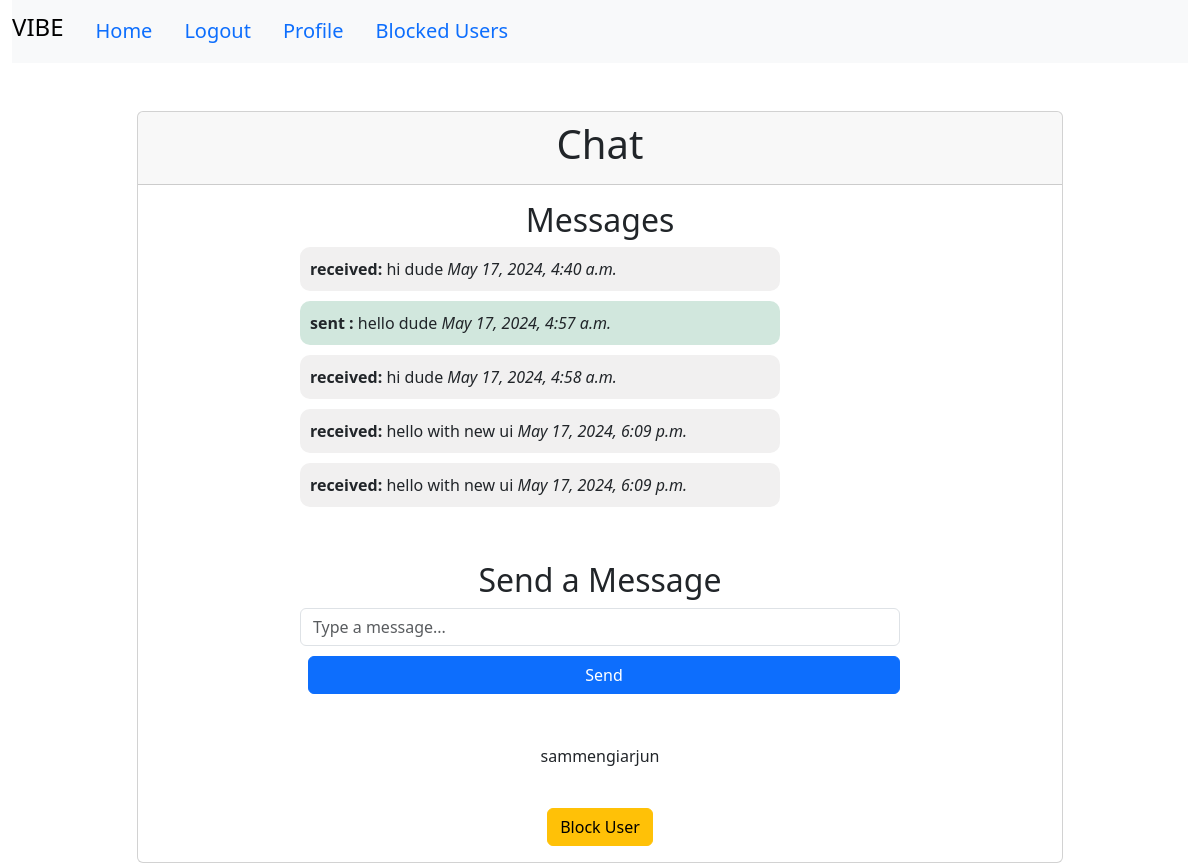
Screenshot of /chat/3/ (signed in) with the database file from the repository.
### vibeapp/models.py (models this page shows, shortened)
class Message(models.Model):
    sender = models.ForeignKey(CustomUser, related_name='sent_messages', on_delete=models.CASCADE)
    receiver = models.ForeignKey(CustomUser, related_name='received_messages', on_delete=models.CASCADE)
    content = models.TextField()
    timestamp = models.DateTimeField(default=timezone.now)

class CustomUser(AbstractUser):
    GENDER_CHOICES = [
        ('M', 'Male'),
        ('F', 'Female'),
        ('O', 'Other'),
    ]
    date_of_birth = models.DateField(null=True, blank=True)
    gender = models.CharField(max_length=1, choices=GENDER_CHOICES, null=True, blank=True)
    class_10_school = models.CharField(max_length=255, null=True, blank=True)
    class_10_passing_year = models.IntegerField(null=True, blank=True)
    class_12_school = models.CharField(max_length=255, null=True, blank=True)
    class_12_passing_year = models.IntegerField(null=True, blank=True)
    college_name = models.CharField(max_length=255, null=True, blank=True)
    expected_graduation_year = models.IntegerField(null=True, blank=True)
    groups = models.ManyToManyField(
        "auth.Group",
        verbose_name="groups",
        blank=True,
        related_name="custom_user_set",
        related_query_name="user",
    )
    user_permissions = models.ManyToManyField(
        "auth.Permission",
        verbose_name="user permissions",
        blank=True,
        related_name="custom_user_set",
        related_query_name="user",
    )

### vibeapp/views.py (the view, shortened to what this page needs)
# urls.py: path('chat/<int:user_id>/', views.chat_with_user, name='chat_with_user'),
@login_required
def chat_with_user(request, user_id):
    receiver = get_object_or_404(CustomUser, pk=user_id)
    if BlockedUser.objects.filter(Q(blocker=request.user, blocked=receiver) | Q(blocker=receiver, blocked=request.user)).exists():
        return redirect('home')
    vibe_match, created = VibeMatch.objects.get_or_create(
        user1=min(request.user, receiver, key=lambda u: u.id),
        user2=max(request.user, receiver, key=lambda u: u.id)
    )
    messages = Message.objects.filter(
        (Q(sender=request.user) & Q(receiver=receiver)) |
        (Q(sender=receiver) & Q(receiver=request.user))
    ).order_by('timestamp')
    if request.method == 'POST' and 'content' in request.POST:
        form = MessageForm(request.POST)
        if form.is_valid():
            message = form.save(commit=False)
            message.sender = request.user
            message.receiver = receiver
            message.save()
            messages_html = render_to_string('messages_partial.html', {'messages': messages, 'user': request.user})
            if request.is_ajax():
                return JsonResponse({'messages_html': messages_html})
            return redirect('chat_with_user', user_id=user_id)
    elif 'fetch_new' in request.GET:
        messages_html = render_to_string('messages_partial.html', {'messages': messages, 'user': request.user})
        return JsonResponse({'messages_html': messages_html})
    else:
        form = MessageForm()
    return render(request, 'chat.html', {
        'receiver': receiver,
        'messages': messages,
        'form': form,
        'user': request.user,
        'receiver_id': user_id,
        'vibe_match': vibe_match,
        'show_profile': vibe_match.matched
    })

### vibeapp/forms.py
class MessageForm(forms.ModelForm):
    class Meta:
        model = Message
        fields = ['content']
        widgets = {
            'content': forms.TextInput(attrs={'class': 'form-control', 'placeholder': 'Type a message...', 'autocomplete': 'off'}),
        }

### vibeapp/templates/chat.html (shortened to what this page needs)
{% extends 'home.html' %}
{% block body %}
<div class="container mt-5">
    <div class="row justify-content-center">
        <div class="col-md-10">
            <div class="card">
                <div class="card-header text-center">
                    <h1>Chat</h1>
                </div>
                <div class="card-body">
                    <div class="chat-container">
                        <div class="messages">
                            <h2 class="text-center">Messages</h2>
                            <ul class="list-group">
                                {% include 'messages_partial.html' %}
                            </ul>
                        </div>
                        <div class="send-message mt-4">
                            <h2 class="text-center">Send a Message</h2>
                            <form id="message-form" method="post" class="d-flex">
                                <div class="flex-grow-1">
                                    {{ form.content }}
                                </div>
                                <div class="ms-2">
                                    <button type="submit" name="send_message" class="btn btn-primary">Send</button>
                                </div>
                            </form>
                        </div>
                        <div class="vibe-actions text-center mt-4">
                            {% if not show_profile %}
                            <form method="post">
                                {% csrf_token %}
                                <button type="submit" name="vibe_action" value="vibe_match" class="btn btn-success">Vibe Match</button>
                                <button type="submit" name="vibe_action" value="vibe_not_match" class="btn btn-danger">Vibe Not Match</button>
                            </form>
                            {% else %}
                            <p class="mt-3">{{ receiver.username }}</p>
                            {% endif %}
                        </div>
                        <div class="block-user text-center mt-4">
                            <form method="post" action="{% url 'block_user' receiver_id %}">
                                <button type="submit" class="btn btn-warning">Block User</button>
                            </form>
                        </div>
                    </div>
                </div>
            </div>
        </div>
    </div>
</div>
{% endblock %}

### vibeapp/templates/messages_partial.html
{% for message in messages %}
<li class="{% if message.sender == user %}sent{% else %}received{% endif %}">
    <div class="message-content">
        <strong>{% if message.sender == user %}sent {% else %}received{% endif %}:</strong> {{ message.content }}
        <em>{{ message.timestamp }}</em>
    </div>
</li>
{% endfor %}

### vibeapp/static/styles.css (style rules this page uses)
.chat-container { display: flex; flex-direction: column; align-items: center; }
.messages { width: 100%; max-width: 600px; margin-bottom: 20px; }
.messages ul { list-style-type: none; padding: 0; }
.messages li { margin-bottom: 10px; }
.message-content { padding: 10px; border-radius: 10px; max-width: 80%; word-wrap: break-word; }
.received .message-content { background-color: #f1f0f0; align-self: flex-start; }
.sent .message-content { background-color: #d1e7dd; align-self: flex-end; }
.send-message { width: 100%; max-width: 600px; }
.send-message form { display: flex; flex-direction: column; }
.send-message button { align-self: flex-end; margin-top: 10px; }

### vibeapp/templates/home.html (style rules this page uses)
.btn-primary, .btn-secondary { margin: 10px 0; display: block; width: 100%; }

### rows the page displays
Message: shows "received", content "hi dude", timestamp "May 17, 2024, 4:40 a.m."
Message: shows "sent", content "hello dude", timestamp "May 17, 2024, 4:57 a.m."
Message: shows "received", content "hi dude", timestamp "May 17, 2024, 4:58 a.m."
Message: shows "received", content "hello with new ui", timestamp "May 17, 2024, 6:09 p.m."
Message: shows "received", content "hello with new ui", timestamp "May 17, 2024, 6:09 p.m."
CustomUser: username "sammengiarjun"
